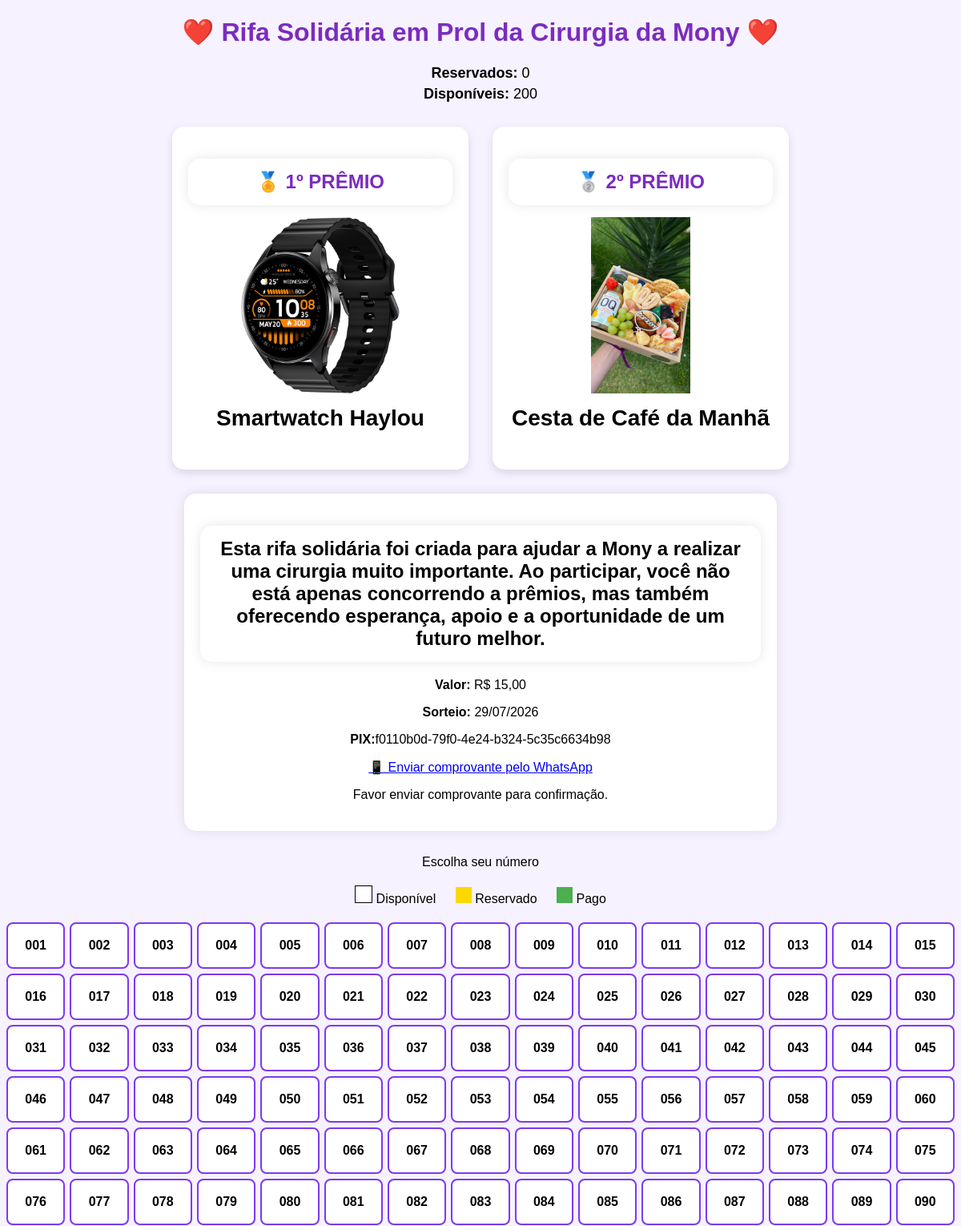
Before: / (upper part) with the older database file.
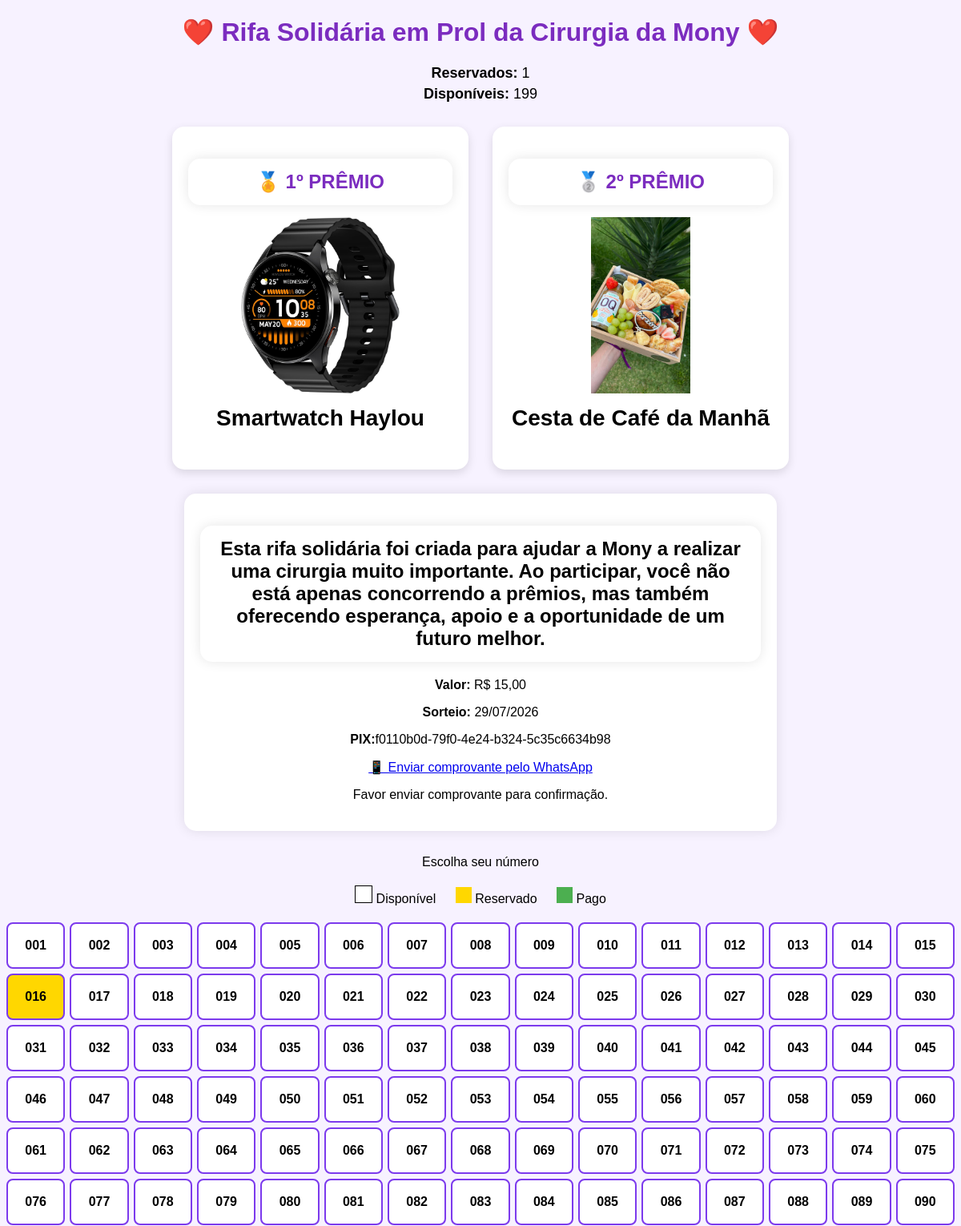
After: the same page with the newer database file.
### models.py (models this page shows)
class Numero(db.Model):
    ...
    id = db.Column(db.Integer, primary_key=True)
    numero = db.Column(
        db.Integer,
        unique=True,
        nullable=False
    )
    status = db.Column(
        db.String(50),
        default="disponivel"
    )
    nome = db.Column(
        db.String(100)
    )
    telefone = db.Column(
        db.String(20)
    )

### app.py (the view)
@app.route("/")
def index():
    numeros = Numero.query.order_by(Numero.numero).all()
    reservados = Numero.query.filter(
        Numero.status.in_(["reservado", "pago"])
    ).count()
    disponiveis = Numero.query.filter_by(
        status="disponivel"
    ).count()
    return render_template(
        "index.html",
        numeros=numeros,
        reservados=reservados,
        disponiveis=disponiveis
    )

### templates/index.html (shortened to what this page needs)
<!doctype html>
<html lang="pt-BR">
  <head>
    <link
      rel="stylesheet"
      href="{{ url_for('static', filename='css/style.css') }}"
    />
  </head>
  <body>
    <h1>❤️ Rifa Solidária em Prol da Cirurgia da Mony ❤️</h1>
    <div class="estatisticas">
      <p><strong>Reservados:</strong> {{ reservados }}</p>
      <p><strong>Disponíveis:</strong> {{ disponiveis }}</p>
    </div>
    <div class="premios">
      <div class="premio">
        <h2 style="color: #7b2cbf; margin-bottom: 10px">🏅 1º PRÊMIO</h2>
        <img
          src="{{ url_for('static', filename='imagens/relogio.jpg') }}"
          alt="Smartwatch"
        />
        <h3>Smartwatch Haylou</h3>
      </div>
      <div class="premio">
        <h2 style="color: #7b2cbf; margin-bottom: 10px">🥈 2º PRÊMIO</h2>
        <img
          src="{{ url_for('static', filename='imagens/cesta.jpg') }}"
          alt="Cesta"
        />
        <h3>Cesta de Café da Manhã</h3>
      </div>
    </div>
    <div class="info-rifa">
      <h2>
        Esta rifa solidária foi criada para ajudar a Mony a realizar uma
        cirurgia muito importante. Ao participar, você não está apenas
        concorrendo a prêmios, mas também oferecendo esperança, apoio e a
        oportunidade de um futuro melhor.
      </h2>
      <p><strong>Valor:</strong> R$ 15,00</p>
      <p><strong>Sorteio:</strong> 29/07/2026</p>
      <p><strong>PIX:</strong>f0110b0d-79f0-4e24-b324-5c35c6634b98</p>
      <p>
        <a
          href="https://wa.me/5562999051610?text=Olá,%20acabei%20de%20fazer%20o%20pagamento%20da%20rifa%20e%20vou%20enviar%20o%20comprovante."
          target="_blank"
          class="btn-whatsapp"
        >
          📱 Enviar comprovante pelo WhatsApp
        </a>
      </p>
      <p>Favor enviar comprovante para confirmação.</p>
    </div>
    <p>Escolha seu número</p>
    <div style="margin: 20px">
      <span
        style="
          display: inline-block;
          width: 20px;
          height: 20px;
          background: white;
          border: 1px solid #000;
        "
      ></span>
      Disponível
      <span
        style="
          display: inline-block;
          width: 20px;
          height: 20px;
          background: #ffd700;
          margin-left: 20px;
        "
      ></span>
      Reservado
      <span
        style="
          display: inline-block;
          width: 20px;
          height: 20px;
          background: #4caf50;
          margin-left: 20px;
        "
      ></span>
      Pago
    </div>
    <div class="grid">
      {% for numero in numeros %}
      <div class="numero {{ numero.status }}">
        {% if numero.status == 'reservado' or numero.status == 'pago' %}
        <span>{{ "%03d"|format(numero.numero) }}</span>
        {% else %}
        <div
          class="numero-disponivel"
          data-id="{{ numero.id }}"
          data-numero="{{ '%03d'|format(numero.numero) }}"
        >
          {{ "%03d"|format(numero.numero) }}
        </div>
        {% endif %}
      </div>
      {% endfor %}
    </div>
  </body>
</html>

### static/css/style.css (style rules this page uses)
body { font-family: Arial; text-align: center; background: #f7f2ff; }
h1 { color: #7b2cbf; }
h2 { background: white; padding: 15px; border-radius: 15px; box-shadow: 0 0 15px rgba(0, 0, 0, 0.1); }
.grid { display: grid; grid-template-columns: repeat(auto-fit, minmax(70px, 1fr)); gap: 6px; }
.numero { border: 2px solid #7c3aed; border-radius: 8px; padding: 6px; min-height: 34px; display: flex; justify-content: center; align-items: center; text-align: center; font-weight: bold; cursor: pointer; user-select: none; transition: 0.2s; }
.numero.disponivel { background: white; color: #000; }
.numero.reservado { background: #ffd700; color: #000; }
.numero-disponivel { width: 100%; height: 100%; display: flex; justify-content: center; align-items: center; padding: 12px 0; box-sizing: border-box; cursor: pointer; }
.premios { display: flex; justify-content: center; gap: 30px; flex-wrap: wrap; margin: 30px 0; }
.premio { width: 330px; background: #fff; border-radius: 15px; box-shadow: 0 4px 12px rgba(0, 0, 0, 0.12); padding: 20px; text-align: center; }
.premio img { width: 220px; height: 220px; object-fit: contain; margin: 15px auto; display: block; }
.premio h3 { margin-top: 10px; font-size: 28px; }
.info-rifa { max-width: 700px; margin: 30px auto; background: white; padding: 20px; border-radius: 15px; box-shadow: 0 0 15px rgba(0, 0, 0, 0.1); }
.estatisticas { text-align: center; margin: 20px 0; font-size: 18px; }
.estatisticas p { margin: 5px; }

Changed rows visible on the page:
changed Numero (number 16 of 90 on the later page): status "disponivel" → "reservado" (drawn)
Other visible differences:
{{ reservados }}: "0" → "1"
{{ disponiveis }}: "200" → "199"
